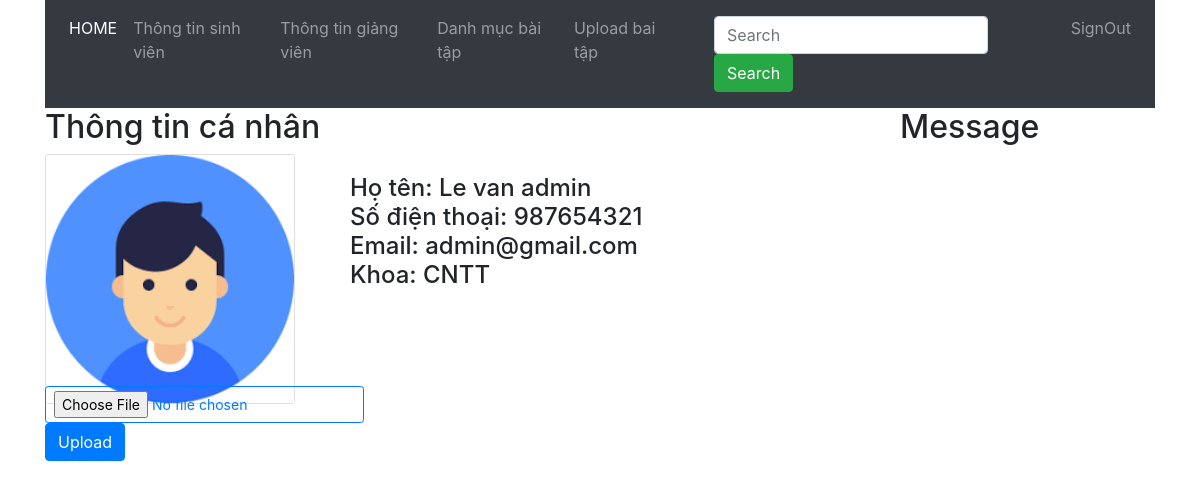
/pages/profile.php (signed in), run on the app's committed database.
### tables this page shows
CREATE TABLE `account` (
  `ID` int(11) NOT NULL,
  `Username` text NOT NULL,
  `Pass` text NOT NULL,
  `Is_teacher` smallint(1) NOT NULL,
  `Name` text NOT NULL,
  `Phone` int(11) NOT NULL,
  `Email` text NOT NULL,
  `Khoa` text NOT NULL,
  `Avatar` varchar(255) DEFAULT NULL
);

### pages/profile.php (the view, shortened to what this page needs)
<?php
include("../lib/connectDB.php");
$username = $_SESSION['username'];
$query = "SELECT * FROM account where Username = '$username'";
$result = mysqli_query($connectDB, $query);
$result = $result->fetch_assoc();
?>
<!DOCTYPE html>
<html lang="en">
<head>
    <link href="/qlsv/bootstrap/css/bootstrap.min.css" rel="stylesheet" style="text/css">
</head>
<body>
    <div class="container">
        <nav class="navbar navbar-expand-sm bg-dark navbar-dark">
            <ul class="navbar-nav">
                <li class="nav-item active">
                    <a class="nav-link" href="#">HOME</a>
                </li>
                <li class="nav-item">
                    <a class="nav-link" href='student.php'>Thông tin sinh viên</a>
                </li>
                <li class="nav-item">
                    <a class="nav-link" href="teacher.php">Thông tin giảng viên</a>
                </li>
                <li class="nav-item">
                    <a class="nav-link" href="list_exam.php">Danh mục bài tập</a>
                </li>
                <li class="nav-item">
                    <a class="nav-link" href="student_upload.php">Upload bai tập</a>
                </li>
                <li class="nav-item">
                    <a class="nav-link" href="#"></a>
                </li>
                <nav class="navbar navbar-expand-sm bg-dark navbar-darks">
                    <form class="form-inline" action="#">
                        <input class="form-control mr-sm-2" type="text" placeholder="Search">
                        <button class="btn btn-success" type="submit">Search</button>
                    </form>
                </nav>
                <li class="nav-item">
                    <a class="nav-link" href="../lib/signout.php">SignOut</a>
                </li>
            </ul>
        </nav>
    </div>
    <div class="container">
        <div class="row">
            <div class="col-6 col-sm-9">
                <h2>Thông tin cá nhân</h2>
                <div>
                    <div>
                        <div class="row">
                            <div class="col-sm-3 col-md-6 col-lg-4">
                                <div class="card" style="width:250px">
                                <?php
                                        $avatar=$result['Avatar'];
                                        $image_src = "../upload/".$avatar;
                                ?>
                                    <img class="card-img-top" src='<?php echo $image_src;  ?>' alt="Card image">
                                </div>
                                <div class="input-group">
                                <div class="custom-file">
                                    <form method="POST" action="" enctype='multipart/form-data'>
                                    <input type='file' class='btn btn-outline-primary btn-sm' name='file' />
                                    <button type="submit" class='btn btn-primary' name="but_upload">Upload</button>
                                </form>
                                </div>
                                </div>
                            </div>
                            <div class="col-sm-9 col-md-6 col-lg-8">
                                <div class="card-body">
                                    <h4 class="card-title">
                                        <?php
                                        $ten= $result['Name'];
                                        $sdt = $result['Phone'];
                                        $mail = $result['Email'];
                                        $khoa = $result['Khoa'];
                                        echo "Họ tên: $ten <br>";
                                        echo "Số điện thoại: $sdt <br>";
                                        echo "Email: $mail <br>";
                                        echo "Khoa: $khoa <br>";
                                        ?>
                                    </h4>
                                </div>
                            </div>
                        </div>
                    </div>
                </div>
            </div>
            <div class="col-6 col-sm-3">
                <h2>Message</h2>
            </div>
        </div>
    </div>
</body>
</html>

### data on the page
account: Avatar (picture), Name "Le van admin", Phone "987654321", Email "admin@gmail.com", Khoa "CNTT"
